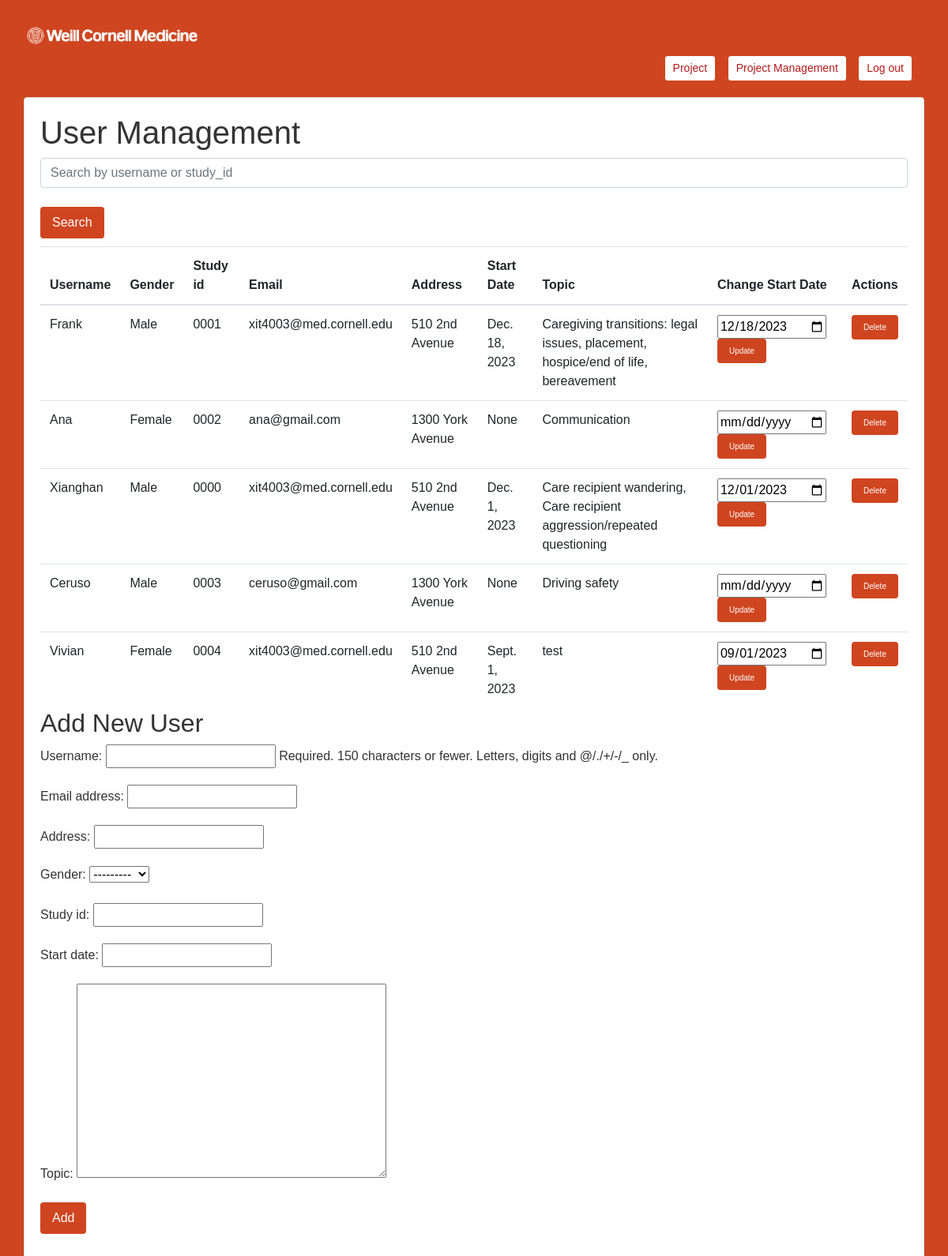
The app's page /users/ (signed in), older data.
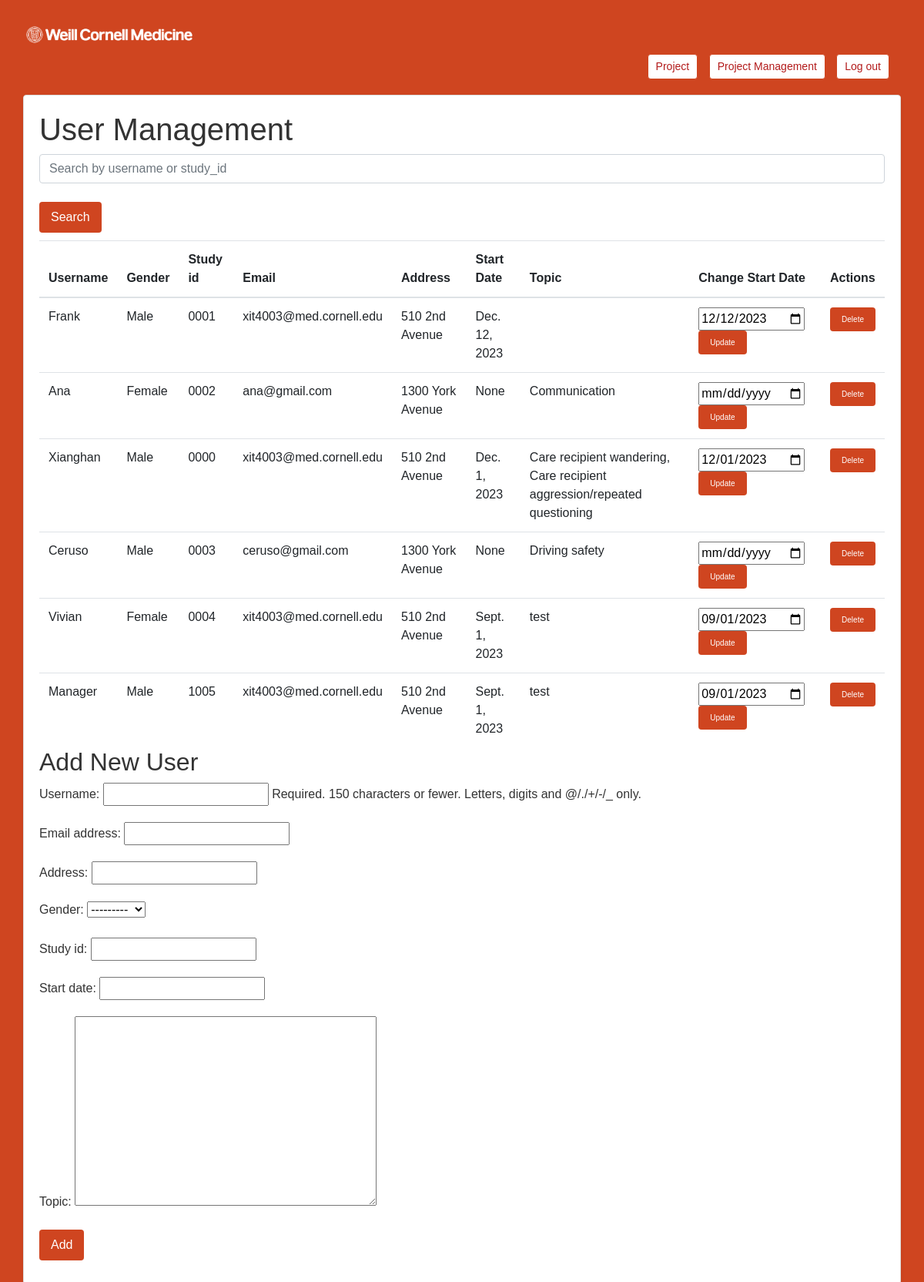
The same page, newer data.
### projects/models.py (models this page shows)
class CustomUser(AbstractUser):
    GENDER_CHOICES = (
        ('Male', 'Male'),
        ('Female', 'Female'),
        ('Other', 'Other'),
    )
    address = models.CharField(max_length=255)
    gender = models.CharField(max_length=10, choices=GENDER_CHOICES)
    study_id = models.CharField(max_length=50)
    start_date = models.DateField(null=True, blank=True)
    Topic = models.TextField(null=True)

### projects/views.py (the view)
# urls.py: path('users/', views.user_management, name='user_management'),
@login_required
def user_management(request):
    if request.method == 'POST':
        form = CustomUserForm(request.POST)
        if form.is_valid():
            form.save()
            return redirect('user_management')
    else:
        form = CustomUserForm()
    query = request.GET.get('search', '')
    if query:
        users = CustomUser.objects.filter(Q(username__icontains=query) | Q(study_id__icontains=query))
    else:
        users = CustomUser.objects.all()
    context = {
        'form': form,
        'users': users
    }
    return render(request, 'user_management.html', context)

### projects/forms.py
class CustomUserForm(forms.ModelForm):
    class Meta:
        model = CustomUser
        fields = ['username', 'email', 'address', 'gender', 'study_id', 'start_date', 'Topic']

### projects/templates/user_management.html (shortened to what this page needs)
<!DOCTYPE html>
<html lang="en">
<head>
    <link rel="stylesheet" href="https://maxcdn.bootstrapcdn.com/bootstrap/4.5.2/css/bootstrap.min.css">
    {% load static %}
    <link rel="stylesheet" href="{% static 'css/user_management.css' %}">
</head>
<body>
<div class="logo-container">
        <a href="{% url 'project_list' %}">
            <img src="{% static 'image/logo2.png' %}" alt="Weill Cornell Medicine Logo" height="50" />
        </a>
</div>
<div class="header-links">
    <a href="{% url 'project_list' %}" class="btn btn-secondary btn-sm">Project</a>
    <a href="{% url 'project_management' %}" class="btn btn-secondary btn-sm">Project Management</a>
    <a href="{% url 'login' %}" class="btn btn-secondary btn-sm">Log out</a>
</div>
<div class="container">
<h1>User Management</h1>
<form method="get" class="form-group">
    <input type="text" name="search" placeholder="Search by username or study_id" class="form-control">
    <br>
    <button type="submit" class="btn btn-info">Search</button>
</form>
<table class="table table-hover">
    <thead>
        <tr>
            <th>Username</th>
            <th>Gender</th>
            <th>Study id</th>
            <th>Email</th>
            <th>Address</th>
            <th>Start Date</th>
            <th>Topic</th>
            <th>Change Start Date</th>
            <th>Actions</th>
        </tr>
    </thead>
    <tbody>
        {% for user in users %}
            <tr>
                <td>{{ user.username }}</td>
                <td>{{ user.gender }}</td>
                <td>{{ user.study_id }}</td>
                <td>{{ user.email }}</td>
                <td>{{ user.address }}</td>
                <td>{{ user.start_date }}</td>
                <td>{{ user.Topic }}</td>
                <td>
                    <form method="post" action="{% url 'update_user_start_date' user.id %}">
                        <input type="date" name="start_date" value="{{ user.start_date|date:'Y-m-d' }}">
                        <button type="submit" class="btn btn-danger btn-sm">Update</button>
                    </form>
                </td>
                <td>
                    <a href="{% url 'delete_user' user.id %}" class="btn btn-danger btn-sm" onclick="return confirm('Are you sure you want to delete this user?')">Delete</a>
                </td>
            </tr>
        {% endfor %}
    </tbody>
</table>
    <h2>Add New User</h2>
    <form method="post" class="form-group">
        {{ form.as_p }}
        <button type="submit" class="btn btn-info">Add</button>
    </form>
</div>
</body>
</html>

### static/css/user_management.css (style rules this page uses)
body { font-family: 'Arial', sans-serif; background-color: #CF4520; color: #333; margin: 0; padding: 20px; }
.header-links { text-align: right; padding: 0 15px; margin-bottom: 20px; }
.header-links a { color: #B31B1B; padding: 5px 10px; margin-right: 10px; border-radius: 4px; text-decoration: none; background-color: #FFFFFF; border: 1px solid #CF4520; }
.container { background-color: #fff; border: 1px solid #ddd; border-radius: .25rem; box-shadow: 0 .125rem .25rem rgba(0,0,0,.075); padding: 20px; margin-bottom: 20px; }
.table { margin-bottom: 0; }
.btn-info { background-color: #CF4520; }
.btn-danger { background-color: #CF4520; padding: 5px 10px; font-size: 10px; }
.form-group { margin-bottom: 10px; }
.btn { cursor: pointer; padding: 8px 15px; border-radius: 4px; border: none; color: white; }

Row changes from the older to the newer data that the page shows:
changed CustomUser "Frank": start_date "Dec. 18, 2023" → "Dec. 12, 2023"; start_date "12/18/2023" → "12/12/2023"; Topic "Caregiving transitions: legal issues, placement, hospice/end of life, bereavement" → (not shown)
added CustomUser: username "Manager", gender "Male", study_id "1005", email "xit4003@med.cornell.edu", address "510 2nd Avenue", start_date "Sept. 1, 2023", Topic "test", start_date "09/01/2023"
